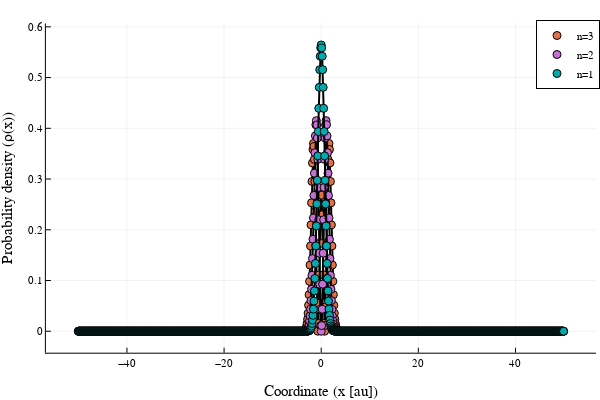

The cell this chart's notebook holds for it:
### Code cell
range_to_show=range(1,step=1,length=3)
fig2 = plot_eigenstates(simulation_info, output_data,range_to_show)
display(fig2)

### Figure 1 — Plotly figure (JSON) as saved in the notebook; plotly's stock layout.template omitted (floating-point values rounded to 4 significant figures; data arrays with more than 128 entries replaced by an {"elided": "..."} marker saying what was removed)
{"data": [{"colorbar": {"len": 0.9143, "title": "", "x": 0.9934, "y": 0.533}, "legendgroup": "", "line": {"color": "rgba(0, 0, 0, 1.000)", "dash": "solid", "shape": "linear", "width": 2}, "mode": "lines", "name": "", "showlegend": false, "type": "scatter", "x": {"elided": "1000 float values"}, "xaxis": "x", "y": {"elided": "1000 float values"}, "yaxis": "y"}, {"colorbar": {"len": 0.9143, "title": "", "x": 0.9934, "y": 0.533}, "legendgroup": "n=3", "marker": {"color": "rgba(227, 111, 71, 1.000)", "line": {"color": "rgba(0, 0, 0, 1.000)", "width": 1}, "size": 8, "symbol": "circle"}, "mode": "markers", "name": "n=3", "showlegend": true, "type": "scatter", "x": {"elided": "1000 float values"}, "xaxis": "x", "y": {"elided": "1000 float values"}, "yaxis": "y"}, {"colorbar": {"len": 0.9143, "title": "", "x": 0.9934, "y": 0.533}, "legendgroup": "", "line": {"color": "rgba(0, 0, 0, 1.000)", "dash": "solid", "shape": "linear", "width": 2}, "mode": "lines", "name": "", "showlegend": false, "type": "scatter", "x": {"elided": "1000 float values"}, "xaxis": "x", "y": {"elided": "1000 float values"}, "yaxis": "y"}, {"colorbar": {"len": 0.9143, "title": "", "x": 0.9934, "y": 0.533}, "legendgroup": "n=2", "marker": {"color": "rgba(195, 113, 210, 1.000)", "line": {"color": "rgba(0, 0, 0, 1.000)", "width": 1}, "size": 8, "symbol": "circle"}, "mode": "markers", "name": "n=2", "showlegend": true, "type": "scatter", "x": {"elided": "1000 float values"}, "xaxis": "x", "y": {"elided": "1000 float values"}, "yaxis": "y"}, {"colorbar": {"len": 0.9143, "title": "", "x": 0.9934, "y": 0.533}, "legendgroup": "", "line": {"color": "rgba(0, 0, 0, 1.000)", "dash": "solid", "shape": "linear", "width": 2}, "mode": "lines", "name": "", "showlegend": false, "type": "scatter", "x": {"elided": "1000 float values"}, "xaxis": "x", "y": {"elided": "1000 float values"}, "yaxis": "y"}, {"colorbar": {"len": 0.9143, "title": "", "x": 0.9934, "y": 0.533}, "legendgroup": "n=1", "marker": {"color": "rgba(0, 170, 174, 1.000)", "line": {"color": "rgba(0, 0, 0, 1.000)", "width": 1}, "size": 8, "symbol": "circle"}, "mode": "markers", "name": "n=1", "showlegend": true, "type": "scatter", "x": {"elided": "1000 float values"}, "xaxis": "x", "y": {"elided": "1000 float values"}, "yaxis": "y"}], "layout": {"annotations": [], "height": 400, "legend": {"bgcolor": "rgba(255, 255, 255, 1.000)", "bordercolor": "rgba(0, 0, 0, 1.000)", "borderwidth": 1, "font": {"color": "rgba(0, 0, 0, 1.000)", "family": "sans-serif", "size": 11}, "title": {"font": {"color": "rgba(0, 0, 0, 1.000)", "family": "sans-serif", "size": 15}, "text": ""}, "tracegroupgap": 0, "traceorder": "normal", "x": 1, "xanchor": "auto", "y": 1, "yanchor": "auto"}, "margin": {"b": 20, "l": 0, "r": 0, "t": 20}, "paper_bgcolor": "rgba(255, 255, 255, 1.000)", "plot_bgcolor": "rgba(255, 255, 255, 1.000)", "showlegend": true, "width": 600, "xaxis": {"anchor": "y", "domain": [0.07647, 0.9934], "gridcolor": "rgba(0, 0, 0, 0.100)", "gridwidth": 0.5, "linecolor": "rgba(0, 0, 0, 1.000)", "mirror": false, "showgrid": true, "showline": true, "showticklabels": true, "tickangle": 0, "tickcolor": "rgb(0, 0, 0)", "tickfont": {"color": "rgba(0, 0, 0, 1.000)", "family": "sans-serif", "size": 11}, "ticks": "inside", "title": "Coordinate (x [au])", "titlefont": {"color": "rgba(0, 0, 0, 1.000)", "family": "sans-serif", "size": 15}, "type": "-", "visible": true, "zeroline": false, "zerolinecolor": "rgba(0, 0, 0, 1.000)"}, "yaxis": {"anchor": "x", "domain": [0.07581, 0.9902], "gridcolor": "rgba(0, 0, 0, 0.100)", "gridwidth": 0.5, "linecolor": "rgba(0, 0, 0, 1.000)", "mirror": false, "showgrid": true, "showline": true, "showticklabels": true, "tickangle": 0, "tickcolor": "rgb(0, 0, 0)", "tickfont": {"color": "rgba(0, 0, 0, 1.000)", "family": "sans-serif", "size": 11}, "ticks": "inside", "title": "Probability density (ρ(x))", "titlefont": {"color": "rgba(0, 0, 0, 1.000)", "family": "sans-serif", "size": 15}, "type": "-", "visible": true, "zeroline": false, "zerolinecolor": "rgba(0, 0, 0, 1.000)"}}}
